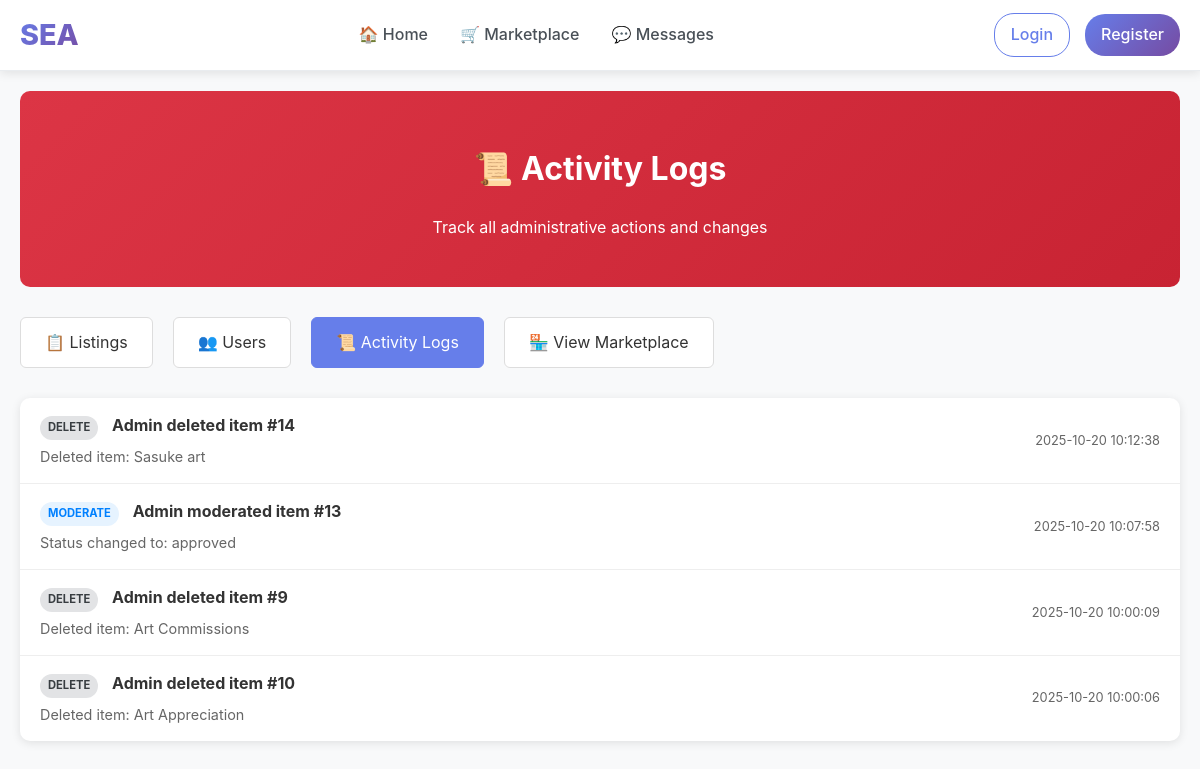
The page /admin/logs on the database as committed earlier.
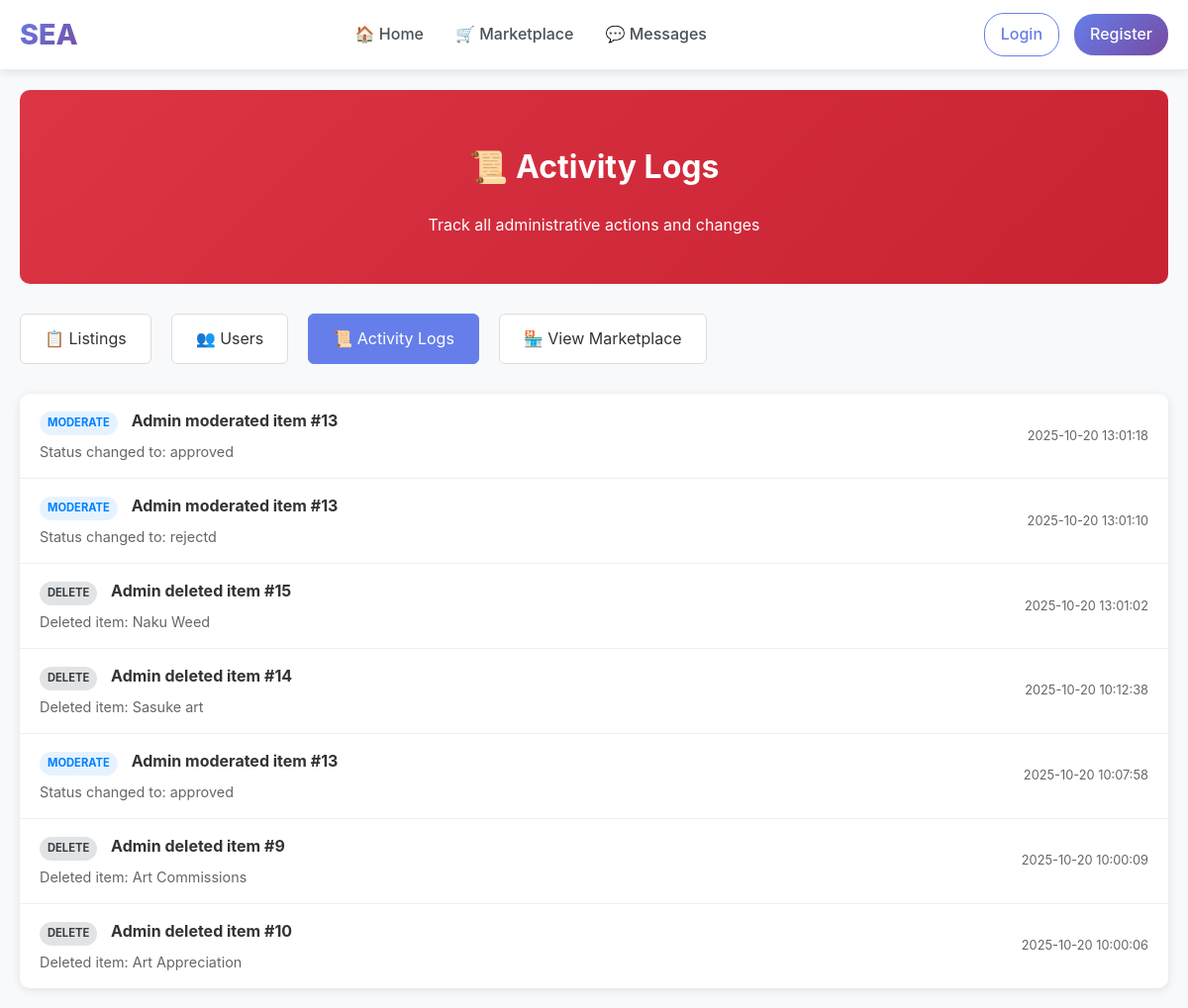
The same page on the database as committed later.
### tables this page shows
CREATE TABLE admin_actions (
            action_id INTEGER PRIMARY KEY AUTOINCREMENT,
            admin_id INTEGER NOT NULL,
            action_type TEXT NOT NULL,
            target_type TEXT NOT NULL,
            target_id INTEGER NOT NULL,
            details TEXT,
            timestamp DATETIME DEFAULT CURRENT_TIMESTAMP,
            FOREIGN KEY (admin_id) REFERENCES students(student_id)
        );

CREATE TABLE students (
        student_id INTEGER PRIMARY KEY AUTOINCREMENT,
        name TEXT NOT NULL,
        email TEXT UNIQUE NOT NULL,
        password TEXT NOT NULL,
        org TEXT
    , is_admin INTEGER DEFAULT 0);

### app.py (the view)
@app.route('/admin/logs')
def admin_logs():
    if not require_admin():
        return redirect(url_for('home'))
    conn = get_db_connection()
    cur = conn.cursor()
    cur.execute("""
        SELECT aa.*, s.name as admin_name
        FROM admin_actions aa
        JOIN students s ON aa.admin_id = s.student_id
        ORDER BY aa.timestamp DESC
        LIMIT 100
    """)
    logs = [dict(row) for row in cur.fetchall()]
    conn.close()
    return render_template('admin/logs.html', logs=logs)

### app.py (called while the page is built, shortened)
def get_db_connection():
    db_path = os.path.join(BASE_DIR, 'database', 'marketplace.db')
    conn = sqlite3.connect(db_path, timeout=30.0)
    conn.row_factory = sqlite3.Row
    conn.execute('PRAGMA journal_mode=WAL;')
    return conn

def require_login():
    if 'user_id' not in session:
        return False

@app.context_processor
def inject_csrf_token():
    return dict(csrf_token=generate_csrf_token)

@app.context_processor
def inject_admin_status():
    return dict(is_admin_user=is_admin())

def is_admin():
    if not require_login():
        return False

def require_admin():
    if not is_admin():
        flash("Access denied. Admin privileges required.", "error")
        return redirect(url_for('home'))
    return True

### templates/admin/logs.html (shortened to what this page needs)
{% extends "base.html" %}
{% block content %}
<div class="admin-page">
  <div class="admin-header">
    <h1>📜 Activity Logs</h1>
    <p>Track all administrative actions and changes</p>
  </div>
  <div class="admin-nav">
    <a href="{{ url_for('admin_dashboard') }}">📋 Listings</a>
    <a href="{{ url_for('admin_users') }}">👥 Users</a>
    <a href="{{ url_for('admin_logs') }}" class="active">📜 Activity Logs</a>
    <a href="{{ url_for('marketplace') }}">🏪 View Marketplace</a>
  </div>
  <div class="logs-container">
    {% for log in logs %}
    <div class="log-entry">
      <div class="log-info">
        <div class="log-action">
          <span class="action-badge action-{{ log.action_type }}">
            {{ log.action_type }}
          </span>
          <strong>{{ log.admin_name }}</strong>
          {{ log.action_type }}d {{ log.target_type }} #{{ log.target_id }}
        </div>
        {% if log.details %}
        <div class="log-details">
          {{ log.details }}
        </div>
        {% endif %}
      </div>
      <div class="log-meta">
        {{ log.timestamp.split('.')[0] if '.' in log.timestamp else log.timestamp }}
      </div>
    </div>
    {% endfor %}
  </div>
</div>
{% endblock %}

Rows that differ between the two databases and show on the page:
added admin_actions: action_type "MODERATE", admin_name "Admin", action_type "moderate", target_type "item", target_id "13", details "Status changed to: approved", timestamp "2025-10-20 13:01:18"
added admin_actions: action_type "MODERATE", admin_name "Admin", action_type "moderate", target_type "item", target_id "13", details "Status changed to: rejectd", timestamp "2025-10-20 13:01:10"
added admin_actions: action_type "DELETE", admin_name "Admin", action_type "delete", target_type "item", target_id "15", details "Deleted item: Naku Weed", timestamp "2025-10-20 13:01:02"
